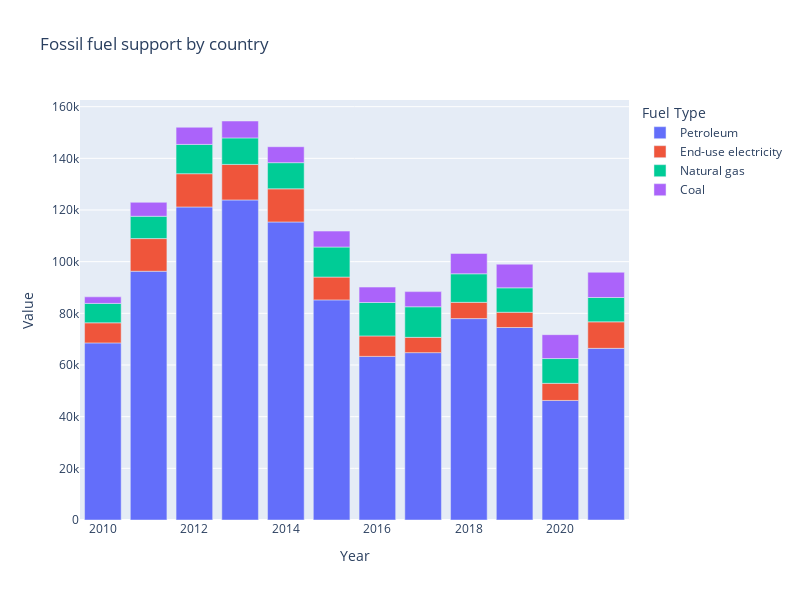

The code cell stored with this chart in its notebook:
### Code cell
fig = px.bar(g20_dollar, 
              x='Year', 
              y='Value',  
              title='Fossil fuel support by country',
              color='Fuel Type',
              height=600,width=800,
              category_orders={'Fuel Type': g20_dollar.sort_values('Value', ascending=False)['Fuel Type'].unique()},
              color_discrete_map={'Petroleum': px.colors.qualitative.Prism[6], 'End-use electrictiy': px.colors.qualitative.Prism[2], 'Natural gas': px.colors.qualitative.Prism[1], 'Coal': 'black'})
fig.show()

### Figure 1 — Plotly figure (JSON) as saved in the notebook; plotly's stock layout.template omitted (floating-point values rounded to 4 significant figures)
{"data": [{"alignmentgroup": "True", "hovertemplate": "Fuel Type=Petroleum<br>Year=%{x}<br>Value=%{y}<extra></extra>", "legendgroup": "Petroleum", "marker": {"color": "#636efa", "pattern": {"shape": ""}}, "name": "Petroleum", "offsetgroup": "Petroleum", "orientation": "v", "showlegend": true, "textposition": "auto", "type": "bar", "x": [2010, 2011, 2012, 2013, 2014, 2015, 2016, 2017, 2018, 2019, 2020, 2021], "xaxis": "x", "y": [68560.0, 96290.0, 121200.0, 123900.0, 115400.0, 85210.0, 63340.0, 64790.0, 77960.0, 74520.0, 46280.0, 66450.0], "yaxis": "y"}, {"alignmentgroup": "True", "hovertemplate": "Fuel Type=End-use electricity<br>Year=%{x}<br>Value=%{y}<extra></extra>", "legendgroup": "End-use electricity", "marker": {"color": "#EF553B", "pattern": {"shape": ""}}, "name": "End-use electricity", "offsetgroup": "End-use electricity", "orientation": "v", "showlegend": true, "textposition": "auto", "type": "bar", "x": [2010, 2011, 2012, 2013, 2014, 2015, 2016, 2017, 2018, 2019, 2020, 2021], "xaxis": "x", "y": [7781.0, 12640.0, 12880.0, 13760.0, 12820.0, 8829.0, 7918.0, 5912.0, 6293.0, 5899.0, 6625.0, 10260.0], "yaxis": "y"}, {"alignmentgroup": "True", "hovertemplate": "Fuel Type=Natural gas<br>Year=%{x}<br>Value=%{y}<extra></extra>", "legendgroup": "Natural gas", "marker": {"color": "#00cc96", "pattern": {"shape": ""}}, "name": "Natural gas", "offsetgroup": "Natural gas", "orientation": "v", "showlegend": true, "textposition": "auto", "type": "bar", "x": [2010, 2011, 2012, 2013, 2014, 2015, 2016, 2017, 2018, 2019, 2020, 2021], "xaxis": "x", "y": [7511.0, 8639.0, 11340.0, 10260.0, 10140.0, 11630.0, 12950.0, 11840.0, 11050.0, 9452.0, 9601.0, 9420.0], "yaxis": "y"}, {"alignmentgroup": "True", "hovertemplate": "Fuel Type=Coal<br>Year=%{x}<br>Value=%{y}<extra></extra>", "legendgroup": "Coal", "marker": {"color": "#ab63fa", "pattern": {"shape": ""}}, "name": "Coal", "offsetgroup": "Coal", "orientation": "v", "showlegend": true, "textposition": "auto", "type": "bar", "x": [2010, 2011, 2012, 2013, 2014, 2015, 2016, 2017, 2018, 2019, 2020, 2021], "xaxis": "x", "y": [2538.0, 5408.0, 6637.0, 6549.0, 6170.0, 6171.0, 5961.0, 5865.0, 7883.0, 9152.0, 9245.0, 9781.0], "yaxis": "y"}], "layout": {"barmode": "relative", "height": 600, "legend": {"title": {"text": "Fuel Type"}, "tracegroupgap": 0}, "title": {"text": "Fossil fuel support by country"}, "width": 800, "xaxis": {"anchor": "y", "domain": [0, 1], "title": {"text": "Year"}}, "yaxis": {"anchor": "x", "domain": [0, 1], "title": {"text": "Value"}}}}
